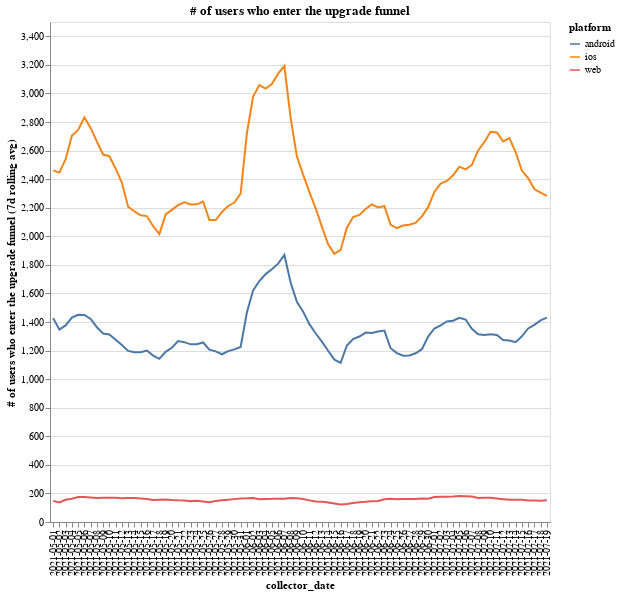

This figure's notebook cell:
### Code cell
df = pd.read_csv("cta.csv")

df = df.loc[df["step"] == "cta", :]

df = df.groupby(["collector_date", "platform"])["user_id"].agg("nunique").reset_index()

df.index = pd.to_datetime(df["collector_date"])

df["smooth"] = df.groupby("platform")["user_id"].transform(
    lambda x: x.rolling(7, 1).mean()
)

alt.Chart(df.loc[df["collector_date"] >= "2021-01-01", :]).mark_line().encode(
    x="collector_date:O",
    y=alt.Y(
        "smooth:Q",
        axis=alt.Axis(title="# of users who enter the upgrade funnel (7d rolling avg)"),
    ),
    color="platform:N",
).properties(width=500, height=500, title="# of users who enter the upgrade funnel")

### Figure 1 — Vega-Lite specification as saved in the notebook (floating-point values rounded to 4 significant figures; data arrays with more than 128 entries replaced by an {"elided": "..."} marker saying what was removed)
{"config": {"view": {"continuousWidth": 400, "continuousHeight": 300}}, "data": {"name": "data-bb27f05eb254660e5fda12521108721e"}, "mark": "line", "encoding": {"color": {"type": "nominal", "field": "platform"}, "x": {"type": "ordinal", "field": "collector_date"}, "y": {"type": "quantitative", "axis": {"title": "# of users who enter the upgrade funnel (7d rolling avg)"}, "field": "smooth"}}, "height": 500, "title": "# of users who enter the upgrade funnel", "width": 500, "$schema": "https://vega.github.io/schema/vega-lite/v4.8.1.json", "datasets": {"data-bb27f05eb254660e5fda12521108721e": {"elided": "240 records"}}}
